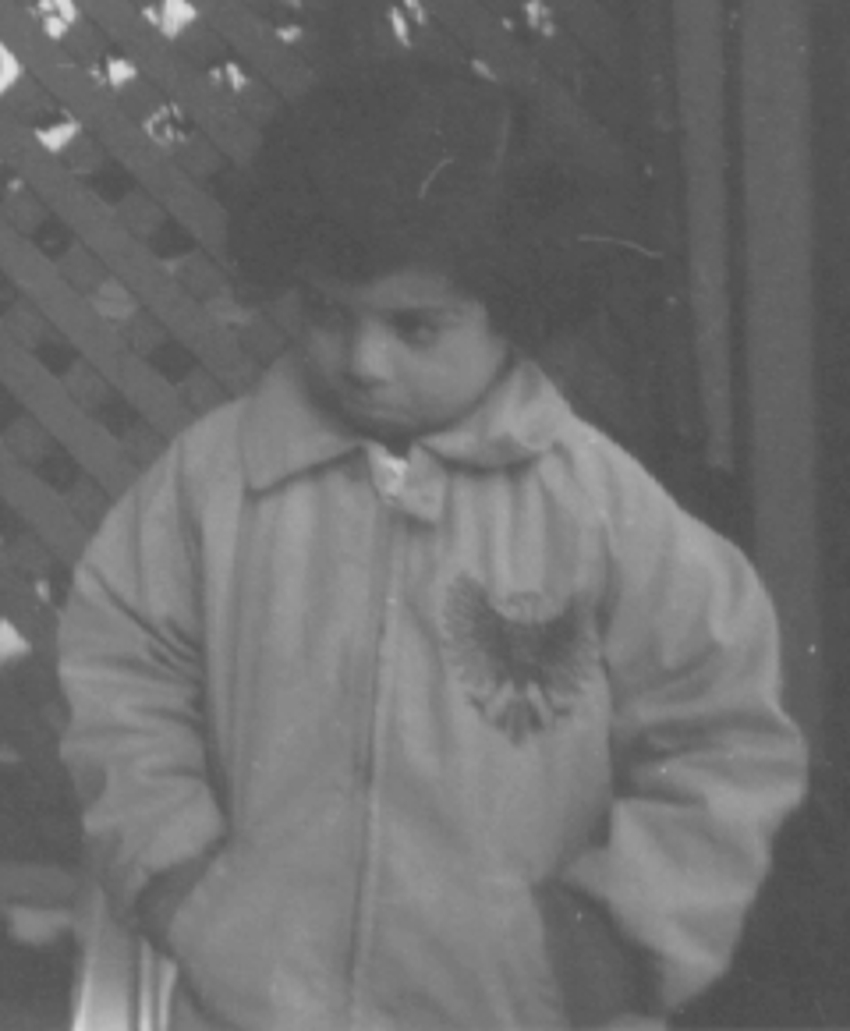
#> input picture relatorio2/menina.jpg, 850 x 1031 px
$ python menina.py
#> lines starting #> are read from the running program, lines starting #| are printed output that depends on the picture
# https://docs.opencv.org/3.1.0/d5/daf/tutorial_py_histogram_equalization.html
import cv2
import numpy as np
from matplotlib import pyplot as plt


def plot(img, cdf, title):
    plt.plot(cdf, color='b')
    plt.hist(img.flatten(), 256, [0, 256], color='r')
    plt.legend(('cdf', title), loc='upper left')
    plt.show()


img = cv2.imread('./menina.jpg')
#> img is the input picture: shape (1031, 850, 3); min 74, max 225, mean 110.3

hist, bins = np.histogram(img.flatten(), 256, [0, 256])
#> hist = 256 values, max 110295 at index 82, min 0 at index 0, mean 10269.7; bins = 257 values from 0 to 256

cdf = hist.cumsum()
#> cdf = 256 values from 0 to 2629050
plot(img, cdf, "before")
#> in plot, `plt.show()`:
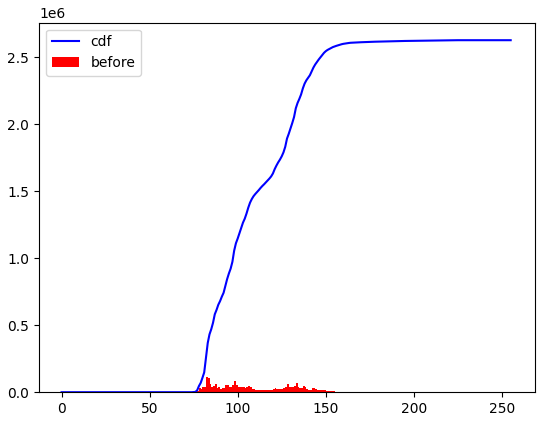
#> figure drawn by matplotlib, 1 panel; tallest bar 110295 high, from x = 82 to 83; curve peaks at x = 225, y = 2629050

cdf_normalized = cdf * hist.max() / cdf.max()
#> cdf_normalized = 256 values from 0 to 110295
plot(img, cdf_normalized, "after")
#> call 2 of plot, with cdf = array of shape (256,), title = 'after'
#> in plot (call 2), `plt.show()`:
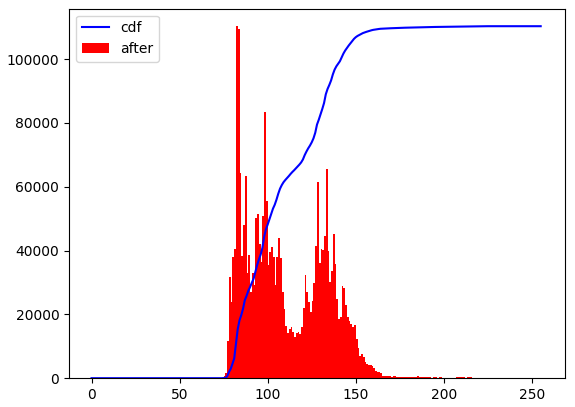
#> figure drawn by matplotlib, 1 panel; tallest bar 110295 high, from x = 82 to 83; curve peaks at x = 225, y = 110295
